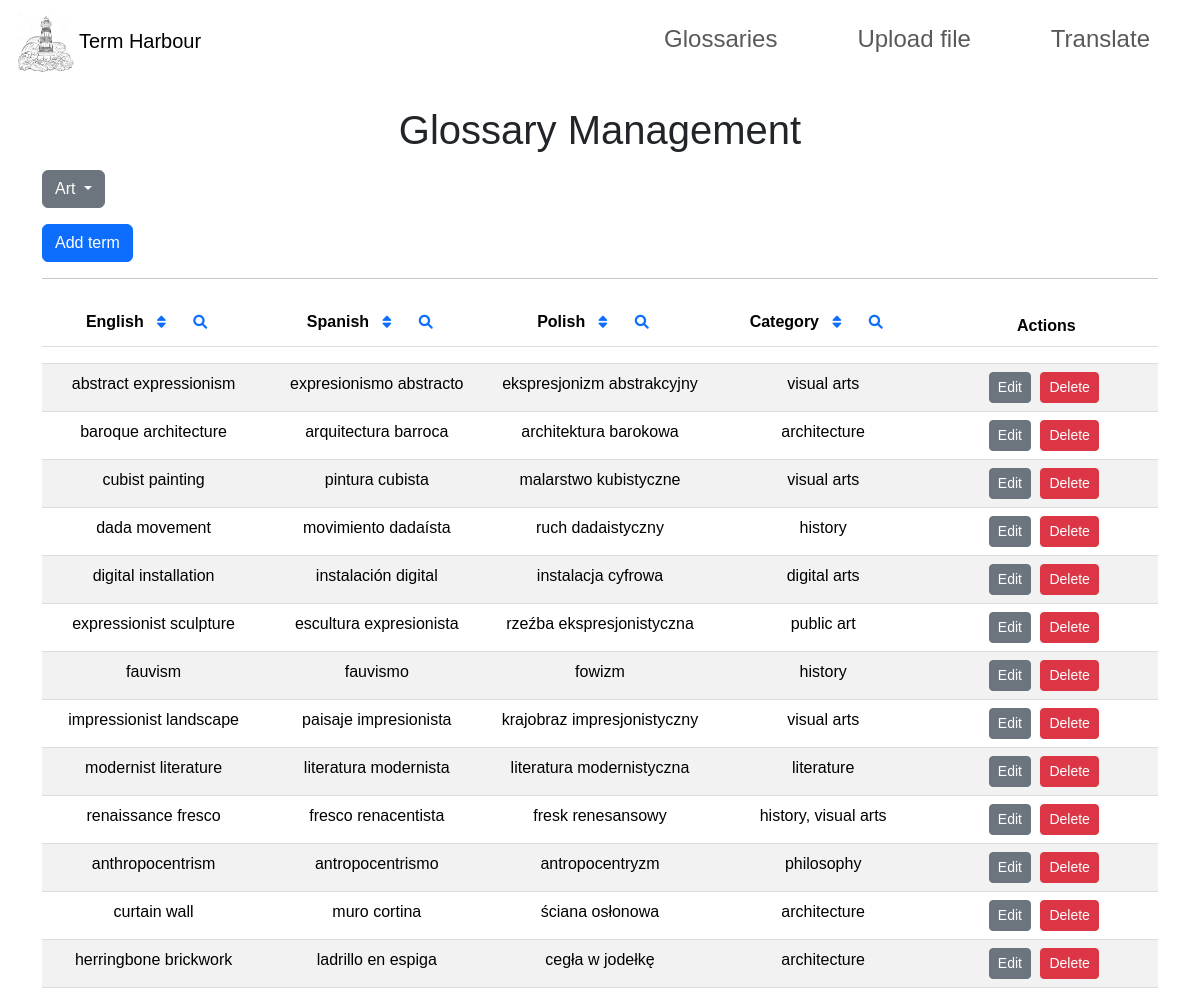
/glossary?table=art, run on an earlier commit of the app's database.
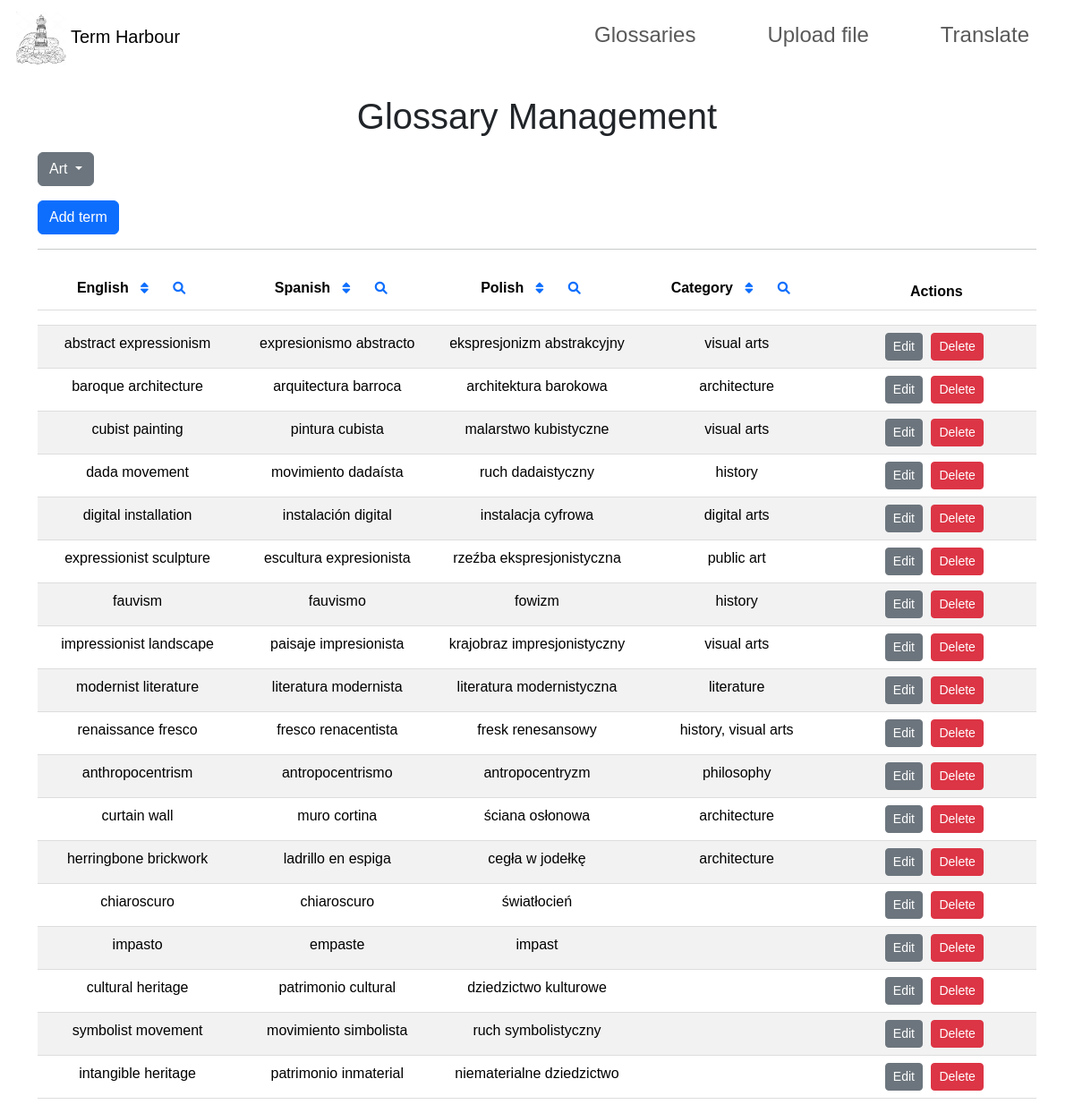
And on a later commit of the database.
### tables this page shows
CREATE TABLE "art" (
	"english"	TEXT,
	"spanish"	TEXT,
	"polish"	TEXT,
	"categories"	TEXT,
	PRIMARY KEY("english")
);

### app.py (the view)
@app.route('/glossary')
def glossary():
    table_name = request.args.get('table', 'medicine')
    records = db.session.execute(text(f'SELECT * FROM {table_name}')).fetchall()
    return render_template('glossary.html', records=records, table=table_name)

### templates/glossary.html (shortened to what this page needs)
<!DOCTYPE html>
<html lang="en">
<head>
    <link rel="stylesheet" href="https://cdn.jsdelivr.net/npm/bootstrap@5.3.3/dist/css/bootstrap.min.css">
    <link rel="stylesheet" href="https://cdnjs.cloudflare.com/ajax/libs/font-awesome/6.0.0-beta3/css/all.min.css">
    <link rel="stylesheet" href="../static/glossary/glossary.css">
</head>
<body>
    {% include 'navbar.html' %}
    <div class="container">
        <h1 class="text-center">Glossary Management</h1>
        <div class="dropdown my-3">
            <button class="btn btn-secondary dropdown-toggle" type="button" id="dropdownMenuButton" data-bs-toggle="dropdown" aria-expanded="false">
                {{ table.capitalize() }}
            </button>
        </div>
        <button class="btn btn-primary" id="addRecordButton">Add term</button>
        <hr>
        <table class="table table-striped text-center">
            <thead>
                <tr>
                    <th style="width: 20%;">English
                        <button class="btn btn-sm btn-link sort-btn" data-column="english" data-order="asc">
                            <i class="fas fa-sort"></i>
                        </button>
                        <button class="btn btn-sm btn-link search-btn" data-column="english">
                            <i class="fas fa-search"></i>
                        </button>
                    </th>
                    <th style="width: 20%;">Spanish
                        <button class="btn btn-sm btn-link sort-btn" data-column="spanish" data-order="asc">
                            <i class="fas fa-sort"></i>
                        </button>
                        <button class="btn btn-sm btn-link search-btn" data-column="spanish">
                            <i class="fas fa-search"></i>
                        </button>
                    </th>
                    <th style="width: 20%;">Polish
                        <button class="btn btn-sm btn-link sort-btn" data-column="polish" data-order="asc">
                            <i class="fas fa-sort"></i>
                        </button>
                        <button class="btn btn-sm btn-link search-btn" data-column="polish">
                            <i class="fas fa-search"></i>
                        </button>
                    </th>
                    <th style="width: 20%;">Category
                        <button class="btn btn-sm btn-link sort-btn" data-column="categories" data-order="asc">
                            <i class="fas fa-sort"></i>
                        </button>
                        <button class="btn btn-sm btn-link search-btn" data-column="categories">
                            <i class="fas fa-search"></i>
                        </button>
                    </th>
                    <th style="width: 20%;">Actions</th>
                </tr>
                <tr>
                    <th><input type="text" class="form-control search-input" data-column="english" placeholder="Search English" style="display: none;"></th>
                    <th><input type="text" class="form-control search-input" data-column="spanish" placeholder="Search Spanish" style="display: none;"></th>
                    <th><input type="text" class="form-control search-input" data-column="polish" placeholder="Search Polish" style="display: none;"></th>
                    <th><input type="text" class="form-control search-input" data-column="categories" placeholder="Search Category" style="display: none;"></th>
                    <th></th>
                </tr>
            </thead>
            <tbody id="glossaryTableBody">
                {% for record in records %}
                <tr>
                    <td>{{ record.english }}</td>
                    <td>{{ record.spanish }}</td>
                    <td>{{ record.polish }}</td>
                    <td>{{ record.categories }}</td>
                    <td>
                        <button class="btn btn-secondary btn-sm edit-btn" data-english="{{ record.english }}">Edit</button>
                        <button class="btn btn-danger btn-sm delete-btn" data-english="{{ record.english }}">Delete</button>
                    </td>
                </tr>
                {% endfor %}
            </tbody>
        </table>
    </div>
</body>
</html>

### templates/navbar.html (shortened to what this page needs)
<nav class="navbar navbar-expand-lg">
  <a class="navbar-brand" href="/">
    <img
      src="{{ url_for('static', filename='z_static_files/logo.jpeg') }}"
      height="60px"
      alt="logo"
      style="margin-left: 10%"
    />
    Term Harbour
  </a>
  <div
    class="collapse navbar-collapse justify-content-end"
    id="basic-navbar-nav"
  >
    <ul class="navbar-nav ml-auto" style="padding-left: 30%; padding-right: 2%">
      <li class="nav-item">
        <a
          class="nav-link"
          href="glossary"
          style="padding-left: 50px; padding-right: 30px"
        >
          <h4>Glossaries</h4>
        </a>
      </li>
      <li class="nav-item">
        <a
          class="nav-link"
          href="upload"
          style="padding-left: 50px; padding-right: 30px"
        >
          <h4>Upload file</h4>
        </a>
      </li>
      <li class="nav-item">
        <a
          class="nav-link"
          href="/"
          style="padding-left: 50px; padding-right: 30px"
        >
          <h4>Translate</h4>
        </a>
      </li>
    </ul>
  </div>
</nav>

### static/glossary/glossary.css (style rules this page uses)
body { font-family: Arial, sans-serif; }
h1 { text-align: center; margin-top: 20px; }
table { width: 100%; margin: 20px auto; border-collapse: collapse; }
th, td { padding: 12px; text-align: center; border-bottom: 1px solid #ddd; }
th { background-color: #f2f2f2; position: relative; }
.btn { margin-right: 5px; }

What changed in the data, as far as the page shows it:
added art: english "chiaroscuro", spanish "chiaroscuro", polish "światłocień"
added art: english "impasto", spanish "empaste", polish "impast"
added art: english "cultural heritage", spanish "patrimonio cultural", polish "dziedzictwo kulturowe"
added art: english "symbolist movement", spanish "movimiento simbolista", polish "ruch symbolistyczny"
added art: english "intangible heritage", spanish "patrimonio inmaterial", polish "niematerialne dziedzictwo"
